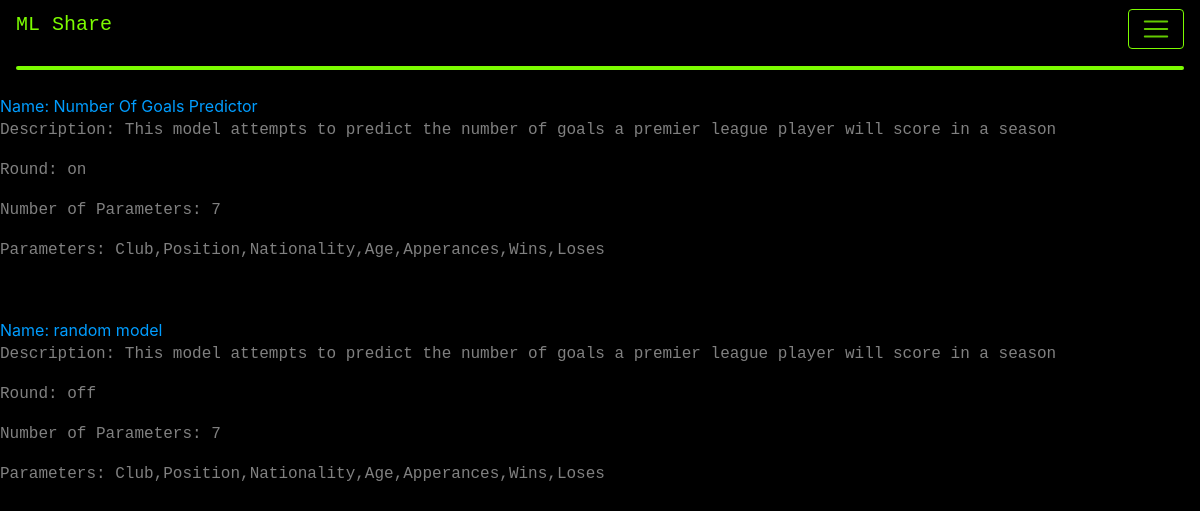
Before: /view with the older database file.
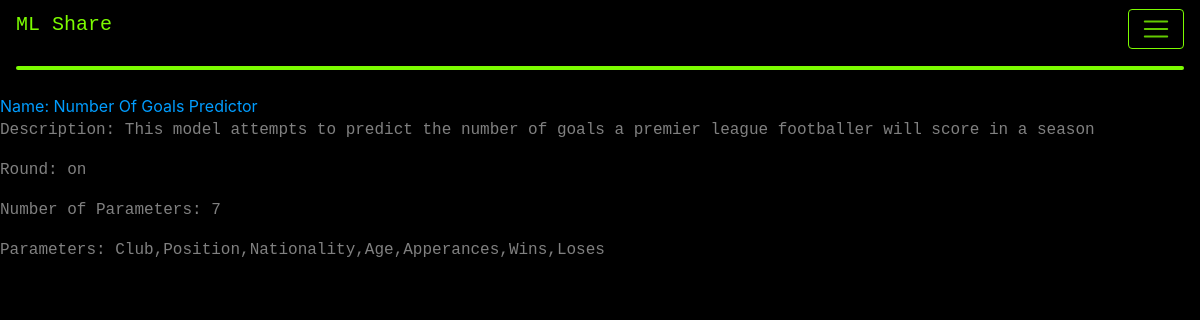
After: the same page with the newer database file.
### app.py (models this page shows, shortened)
class models(db.Model):
    _id = db.Column("id", db.Integer, primary_key=True)
    filename = db.Column(db.String(50))
    filedescription = db.Column(db.String(200))
    data = db.Column(db.LargeBinary)
    instructions = db.Column(db.LargeBinary)
    isround = db.Column(db.String(50))
    dictionary = db.Column(db.LargeBinary)
    parameterorder = db.Column(db.String(50))
    numberofparameters = db.Column(db.Integer())

### app.py (the view)
@app.route("/view")
def view():
    return render_template("view.html", values=models.query.all())

### templates/view.html (shortened to what this page needs)
{% extends "base.html" %}
{% block content %}
    {% for item in values %}
        <a href={{ url_for('view_model', name=item.filename) }}>Name: {{item.filename}}</a>
        <p>Description: {{item.filedescription}}</p>
        <p>Round: {{item.isround}}</p>
        <p>Number of Parameters: {{item.numberofparameters}}</p>
        <p>Parameters: {{item.parameterorder}}</p>
        <p>&ensp;</p>
    {% endfor %}
{% endblock %}

### templates/base.html (shortened to what this page needs)
<html>
<head>
    <link rel="stylesheet" href="https://cdn.jsdelivr.net/npm/bootstrap@4.3.1/dist/css/bootstrap.min.css">
</head>
<link rel="stylesheet" href="/static/styles/style.css"/>
    <body style="background-color:black;">
      <nav class="navbar navbar-dark ", style="background-color: black">
        <a class="navbar-brand" href="/"> <h5>ML Share</h5></a>
        <button class="navbar-toggler ml-auto custom-toggler" type="button" data-toggle="collapse" data-target="#navbarNav" aria-controls="navbarNav" aria-expanded="false" aria-label="Toggle navigation">
          <span class="navbar-toggler-icon"></span>
        </button>
        <hr class="rounded">
      </nav>
        {% block content %}
        {% endblock %}
    </body>
</html>

### static/styles/style.css (style rules this page uses)
.custom-toggler.navbar-toggler { border-color: lawngreen; }
p { color: grey; font-family: "Lucida Console", "Courier New", "monospace"; }
h5 { color: lawngreen; font-family: "Lucida Console", "Courier New", "monospace"; }
a { color: rgb(0, 157, 255); }
hr.rounded { border-top: 4px solid lawngreen; width: 100%; height: 0.1%; }

Changed rows visible on the page:
removed models: filename "random model", filedescription "This model attempts to predict the number of goals a premier league player will score in a season", isround "off", numberofparameters "7", parameterorder "Club,Position,Nationality,Age,Apperances,Wins,Loses"
changed models "Number Of Goals Predictor": filedescription "This model attempts to predict the number of goals a premier league player will score in a season" → "This model attempts to predict the number of goals a premier league footballer will score in a season"
